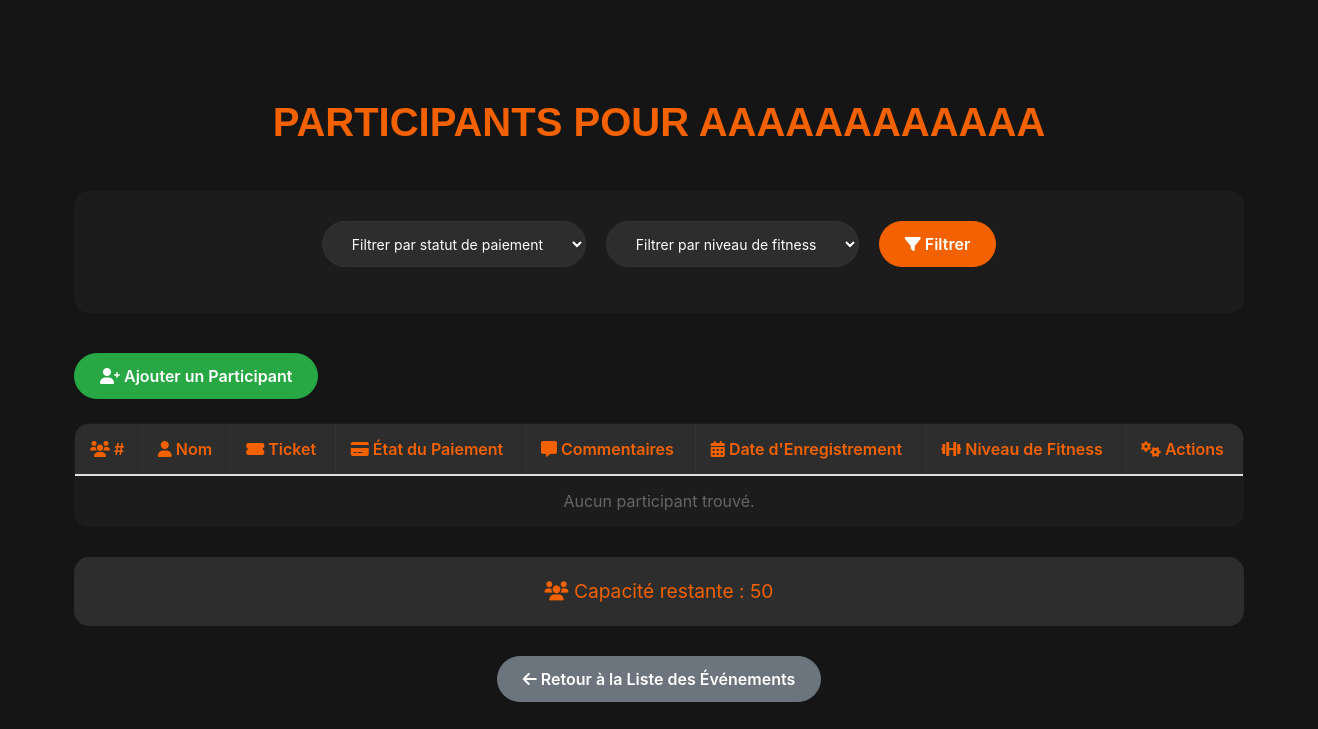
Before: /events/3/participants/ with the older database file.
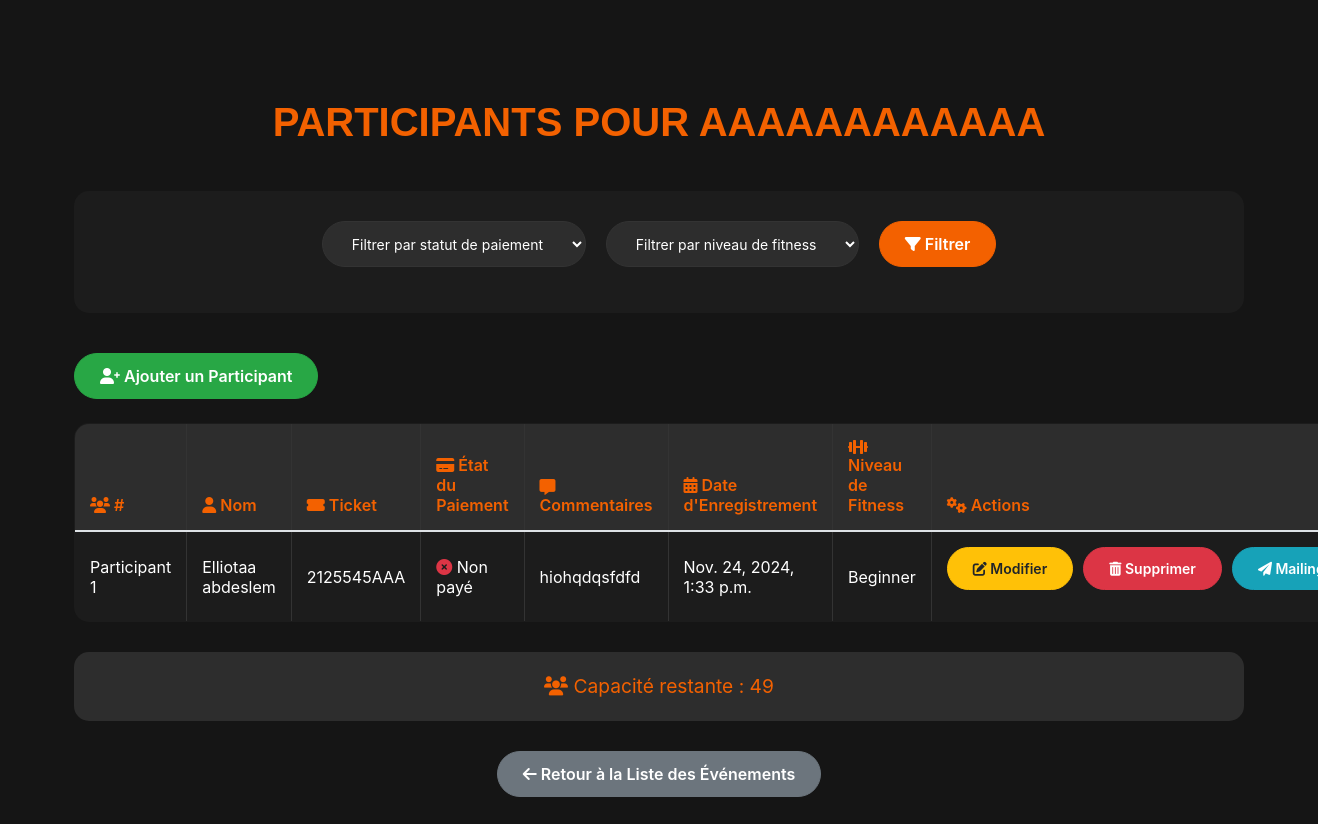
After: the same page with the newer database file.
### events/models.py (models this page shows, shortened)
class Participant(models.Model):
    event = models.ForeignKey('Event', related_name='participants', on_delete=models.CASCADE)
    client = models.ForeignKey('users.Client', related_name='participants', on_delete=models.CASCADE)
    ticket_number = models.CharField(max_length=50, unique=True, verbose_name="Ticket Number")
    comments = models.TextField(blank=True, verbose_name="Comments")
    registration_date = models.DateTimeField(auto_now_add=True, verbose_name="Registration Date")
    payment_status = models.BooleanField(default=False, verbose_name="Payment Status")
    fitness_level = models.CharField(
        max_length=50,
        choices=[
            ('Beginner', 'Beginner'),
            ('Intermediate', 'Intermediate'),
            ('Advanced', 'Advanced')
        ],
        default='Beginner',
        verbose_name="Fitness Level"
    )
    class Meta:
        unique_together = ('client', 'event')
        ordering = ['-registration_date']
        verbose_name = "Participant"
        verbose_name_plural = "Participants"

### users/models.py (models this page shows)
class User(AbstractUser):
    is_client = models.BooleanField(default=False)
    is_coach = models.BooleanField(default=False)
    is_nutritionist = models.BooleanField(default=False)

### events/views.py (the view)
# urls.py: path('<int:event_id>/participants/', participant_list, name='participant_list'),
def participant_list(request, event_id):
    event = get_object_or_404(Event, id=event_id)
    participants = Participant.objects.filter(event_id=event_id)
    fitness_level = request.GET.get('fitness_level')
    if fitness_level:
        participants = participants.filter(fitness_level=fitness_level)
    capacity_remaining = event.max_participants - participants.count()
    return render(request, 'participant/participant_list.html', {
        'event': event,
        'participants': participants,
        'capacity_remaining': capacity_remaining,
    })

### events/Templates/participant/participant_list.html (shortened to what the changed rows need)
{% load static %}
{% block head %}
<link rel="stylesheet" href="{% static 'css/bootstrap.min.css' %}" type="text/css">
<link rel="stylesheet" href="{% static 'css/font-awesome.min.css' %}" type="text/css">
<link rel="stylesheet" href="{% static 'css/flaticon.css' %}" type="text/css">
<link rel="stylesheet" href="{% static 'css/owl.carousel.min.css' %}" type="text/css">
<link rel="stylesheet" href="{% static 'css/barfiller.css' %}" type="text/css">
<link rel="stylesheet" href="{% static 'css/magnific-popup.css' %}" type="text/css">
<link rel="stylesheet" href="{% static 'css/slicknav.min.css' %}" type="text/css">
<link rel="stylesheet" href="{% static 'css/style.css' %}" type="text/css">
<link rel="stylesheet" href="https://cdnjs.cloudflare.com/ajax/libs/font-awesome/6.0.0-beta3/css/all.min.css">
    <link rel="stylesheet" href="https://maxcdn.bootstrapcdn.com/bootstrap/4.5.2/css/bootstrap.min.css">
{% endblock %}
{% block content %}
<section class="participants-section">
    <div class="container">
        <div class="section-title">
            <h2>Participants pour {{ event.title }}</h2>
        </div>
        <div class="filter-container">
            <form method="get" action="{% url 'participant_list' event.id %}">
            </form>
        </div>
        <div class="add-participant-btn-container">
            <a class="btn btn-success" href="{% url 'participant_create' event.id %}">
            </a>
        </div>
        <table class="table table-bordered mt-4">
            <thead>
                <tr>
                    <th><i class="fas fa-users"></i> #</th>
                    <th><i class="fas fa-user"></i> Nom</th>
                    <th><i class="fas fa-ticket-alt"></i> Ticket</th>
                    <th><i class="fas fa-credit-card"></i> État du Paiement</th>
                    <th><i class="fas fa-comment-alt"></i> Commentaires</th>
                    <th><i class="fas fa-calendar-alt"></i> Date d'Enregistrement</th>
                    <th><i class="fas fa-dumbbell"></i> Niveau de Fitness</th>
                    <th><i class="fas fa-cogs"></i> Actions</th>
                </tr>
            </thead>
            <tbody>
                {% for participant in participants %}
                    <tr>
                        <td>Participant {{ forloop.counter }}</td>
                        <td>{{ participant.client.first_name }} {{ participant.client.last_name }}</td>
                        <td>{{ participant.ticket_number }}</td>
                        <td>
                            {% if participant.payment_status %}
                                <i class="fas fa-check-circle tick-green"></i> Payé
                            {% else %}
                                <i class="fas fa-times-circle tick-red"></i> Non payé
                            {% endif %}
                        </td>
                        <td>{{ participant.comments }}</td>
                        <td>{{ participant.registration_date }}</td>
                        <td>{{ participant.get_fitness_level_display }}</td>
                        <td>
                            <div class="actions">
                                <form action="{% url 'participant_update' event.id participant.id %}" method="post">
                                    <button type="submit" class="btn btn-warning btn-sm">
                                        <i class="fas fa-edit"></i> Modifier
                                    </button>
                                </form>
                                <form action="{% url 'participant_delete' event.id participant.id %}" method="post">
                                    <button type="submit" class="btn btn-danger btn-sm">
                                        <i class="fas fa-trash-alt"></i> Supprimer
                                    </button>
                                </form>
                                <form action="{% url 'send_email' event.id %}" method="post">
                                    <button type="submit" class="btn btn-info btn-sm">
                                        <i class="fas fa-paper-plane"></i> Mailing
                                    </button>
                                </form>
                            </div>
                        </td>
                    </tr>
                {% empty %}
                    <tr>
                        <td colspan="8" class="empty-message">Aucun participant trouvé.</td>
                    </tr>
                {% endfor %}
            </tbody>
        </table>
        <div class="remaining-capacity">
            <i class="fas fa-users"></i> Capacité restante : {{ capacity_remaining }}
        </div>
        <div class="back-button-container">
            <a class="btn btn-secondary" href="{% url 'event_list' %}">
            </a>
        </div>
    </div>
</section>
{% endblock %}

Changed rows visible on the page:
added Participant: client.first_name "Elliotaa", client.last_name "abdeslem", ticket_number "2125545AAA", payment_status False (drawn), comments "hiohqdqsfdfd", registration_date "Nov. 24, 2024, 1:33 p.m.", fitness_level "Beginner"
Other visible differences:
{{ capacity_remaining }}: "50" → "49"
text no longer shown: "Aucun participant trouvé."
